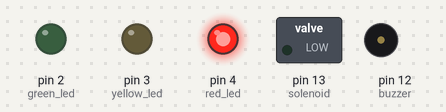
Bench run of a sketch on a simulated Arduino Uno, built with avr-gcc and run on an emulated ATmega328P. On the bench: switched loads named in the sketch (green lamp = pin HIGH), output pins drawn as LEDs (lit = HIGH), buzzer (waves = sounding).

Above: at 1.5 s.
At 2.5 s:
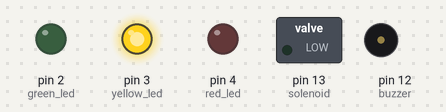
At 4.5 s:
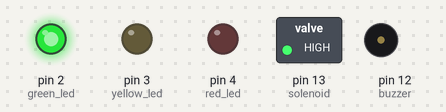
At 7.5 s:
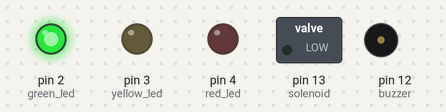
Timing chart, 0 to 9.1 s (numbered marks = the images above):
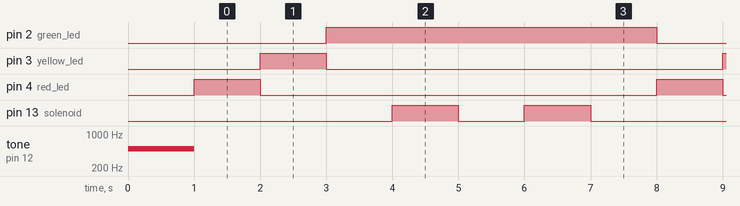

Measured:
- by itself, pin 2 (green_led): alternates HIGH for 5.0 s and LOW for 2.0 s
- by itself, pin 3 (yellow_led), pin 4 (red_led): alternates HIGH for 1.0 s and LOW for 6.0 s
- by itself, pin 13 (solenoid): repeats every 7.0 s: LOW 1.0 s, HIGH 1.0 s, LOW 4.0 s, HIGH 1.0 s

The sketch:

OutputTest.ino
```cpp
int red_led = 4;
int yellow_led = 3;
int green_led = 2;
int solenoid = 13;
int buzzer = 12;

void setup() {
  // put your setup code here, to run once

  pinMode(red_led, OUTPUT);
  pinMode(yellow_led, OUTPUT);
  pinMode(green_led, OUTPUT);
  pinMode(solenoid, OUTPUT);
  pinMode(buzzer, OUTPUT);

  tone(buzzer, 500);
  delay(1000);
  noTone(buzzer);

}

void loop() {
  digitalWrite(red_led, HIGH);
  digitalWrite(yellow_led, LOW);
  digitalWrite(green_led, LOW);
  delay(1000);

  digitalWrite(red_led, LOW);
  digitalWrite(yellow_led, HIGH);
  digitalWrite(green_led, LOW);
  delay(1000);

  digitalWrite(red_led, LOW);
  digitalWrite(yellow_led, LOW);
  digitalWrite(green_led, HIGH);
  delay(1000);

  digitalWrite(solenoid, HIGH);
  delay(1000);
  digitalWrite(solenoid, LOW);
  delay(1000);
  digitalWrite(solenoid, HIGH);
  delay(1000);
  digitalWrite(solenoid, LOW);
  delay(1000);

}
```
